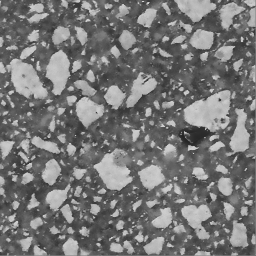
#> input picture registration/similarity-measure/multimodal/bse-4-2-1-filter.bmp, 256 x 256 px
$ jupyter execute --allow-errors crop_mi.ipynb
#> lines starting #> are read from the running program, lines starting #| are printed output that depends on the picture; long printed decimals are rounded
[cell 1]
import numpy as np
import cv2

def mutual_information(image1, image2, bins=256):
    # Calculate the histogram of the images, 这个hist_2d对应的z值是(intensity_1(image1的), intensity_2(image2的))对应出现的频率
    hist_2d, _, _ = np.histogram2d(image1.ravel(), image2.ravel(), bins=bins)

    # Calculate the joint probability distribution
    pxy = hist_2d / float(np.sum(hist_2d))
    px = np.sum(pxy, axis=1) # Marginal for x over y
    py = np.sum(pxy, axis=0) # Marginal for y over x

    # Calculate the mutual information
    px_py = px[:, None] * py[None, :]
    nzs = pxy > 0 # Non-zero joint probabilities
    mi = np.sum(pxy[nzs] * np.log(pxy[nzs] / px_py[nzs]))

    return mi

def calculate_entropy(hist):
    """根据直方图计算熵"""
    p = hist / hist.sum()
    p = p[p > 0] # 移除概率为0的项
    return -np.sum(p * np.log2(p))

# [63 lines left out: functions normalized_mutual_information, spatial_correlation, spatial_correlation_with_mask, not called in this run]

# 计算DICE分数，用来比较二值化的图像
def dice_coefficient(binary_image1, binary_image2):
    # 确保输入是二值图像
    binary_image1 = np.asarray(binary_image1).astype(np.bool_)
    binary_image2 = np.asarray(binary_image2).astype(np.bool_)

    # 计算交集和各自的元素数
    intersection = np.logical_and(binary_image1, binary_image2)
    sum1 = binary_image1.sum()
    sum2 = binary_image2.sum()

    # 计算Dice系数
    dice = 2. * intersection.sum() / (sum1 + sum2)

    return dice

img1 = np.array([
    [255, 0, 0],
    [255, 255, 255],
    [255, 255, 255],

])
img2 = np.array([
    [255, 0, 0],
    [255, 255, 255],
    [255, 255, 255],

])
img3 = np.array([
    [255, 0, 0],
    [0, 0, 255],
    [255, 0, 255],

])
img4 = np.array([
    [0, 0, 0],
    [0, 0, 0],
    [0, 0, 0],
])
print(f"dice1-2: {dice_coefficient(img1, img2)}")
print(f"dice1-3: {dice_coefficient(img1, img3)}")
print(f"dice1-4: {dice_coefficient(img1, img4)}")

[cell 2]
import matplotlib.pyplot as plt

bse_img_filter = cv2.imread('multimodal/bse-4-2-1-filter.bmp', cv2.IMREAD_GRAYSCALE)
#> bse_img_filter is the input picture: shape (256, 256); min 37, max 210, mean 118.1
ct_img_filter = cv2.imread('multimodal/ct-4-2-1-filter.bmp', cv2.IMREAD_GRAYSCALE)
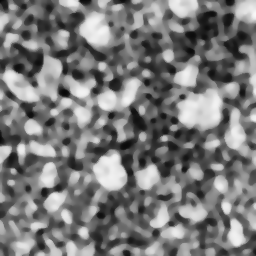
#> input picture registration/similarity-measure/multimodal/ct-4-2-1-filter.bmp, 256 x 256 px
#> ct_img_filter is the input picture: shape (256, 256); min 7, max 248, mean 121.7
print(f"processed-mi-ct: {mutual_information(bse_img_filter, ct_img_filter)}")
#> in mutual_information, `px = np.sum(pxy, axis=1)`: px = 256 values, max 0.0387 at index 68, min 0 at index 3, mean 0.00391
#> in mutual_information, `py = np.sum(pxy, axis=0)`: py = 256 values, max 0.00771 at index 84, min 0 at index 1, mean 0.00391
#> in mutual_information, `nzs = pxy > 0`:
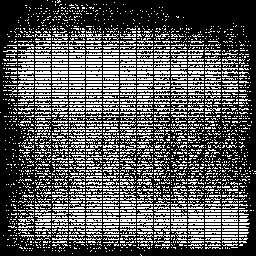
#> nzs: shape (256, 256) bool; 33.8% white in thin lines or dots
#> in mutual_information, `mi = np.sum(pxy[nzs] * np.log(pxy[nzs] / px_py[nzs]))`: mi = 0.362
#| processed-mi-ct: 0.3621

h_bse_filter = calculate_entropy(np.histogram(bse_img_filter, 256)[0])
#> in calculate_entropy, `p = hist / hist.sum()`: p has the same summary as px in mutual_information
#> in calculate_entropy, `p = p[p > 0]`: p = 174 values, max 0.0387 at index 46, min 1.53e-05 at index 171, mean 0.00575
#> h_bse_filter = 6.62
print(f"h_bse_filter: {h_bse_filter}")
#| h_bse_filter: 6.621
h_ct_filter = calculate_entropy(np.histogram(ct_img_filter, 256)[0])
#> h_ct_filter = 7.74
print(f"h_ct_filter: {h_ct_filter}")
#| h_ct_filter: 7.740


bse_img = cv2.imread('multimodal/bse-4-2-1.bmp', cv2.IMREAD_GRAYSCALE)
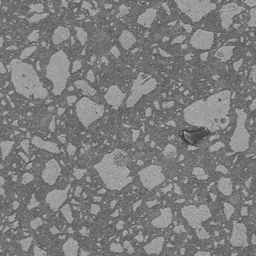
#> input picture registration/similarity-measure/multimodal/bse-4-2-1.bmp, 256 x 256 px
#> bse_img is the input picture: shape (256, 256); min 54, max 178, mean 125.3
ct_img = cv2.imread('multimodal/ct-4-2-1.bmp', cv2.IMREAD_GRAYSCALE)
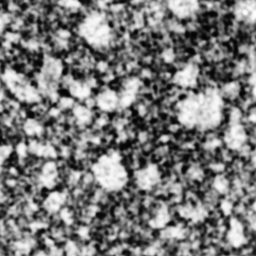
#> input picture registration/similarity-measure/multimodal/ct-4-2-1.bmp, 256 x 256 px
#> ct_img is the input picture: shape (256, 256); min 3, max 253, mean 122
print(f"original-mi-ct: {mutual_information(bse_img, ct_img)}")
#> call 2 of mutual_information, with bins = 256
#> in mutual_information (call 2), `px = np.sum(pxy, axis=1)`: px = 256 values, max 0.0514 at index 111, min 0 at index 1, mean 0.00391
#> in mutual_information (call 2), `py = np.sum(pxy, axis=0)`: py = 256 values, max 0.00581 at index 87, min 0 at index 42, mean 0.00391
#> in mutual_information (call 2), `nzs = pxy > 0`:
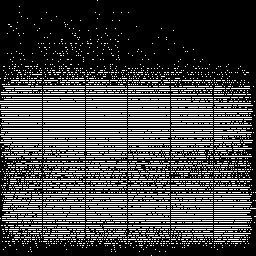
#> nzs: shape (256, 256) bool; 25.9% white in thin lines or dots
#> in mutual_information (call 2), `mi = np.sum(pxy[nzs] * np.log(pxy[nzs] / px_py[nzs]))`: mi = 0.222
#| original-mi-ct: 0.2215

h_bse = calculate_entropy(np.histogram(bse_img, 256)[0])
#> h_bse = 5.98
print(f"h_bse: {h_bse}")
#| h_bse: 5.976
h_ct = calculate_entropy(np.histogram(ct_img, 256)[0])
#> h_ct = 7.9
print(f"h_ct: {h_ct}")
#| h_ct: 7.902

print(f"mixed-mi-ct: {mutual_information(bse_img_filter, ct_img)}")
#> call 3 of mutual_information, with bins = 256
#> in mutual_information (call 3), `px = np.sum(pxy, axis=1)`: px = 256 values, max 0.0387 at index 68, min 0 at index 3, mean 0.00391
#> in mutual_information (call 3), `nzs = pxy > 0`:
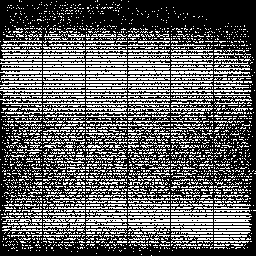
#> nzs: shape (256, 256) bool; 36.4% white in thin lines or dots
#> in mutual_information (call 3), `mi = np.sum(pxy[nzs] * np.log(pxy[nzs] / px_py[nzs]))`: mi = 0.359
#| mixed-mi-ct: 0.3587


# 设定参数
sigma_color = 50
sigma_space = 50
kernel_size = 5

kernel_size_median = 5

clahe = cv2.createCLAHE(clipLimit=3.0, tileGridSize=(4, 4))


# 应用双边滤波
filtered_img_bse = cv2.bilateralFilter(bse_img, kernel_size, sigma_color, sigma_space)
# 应用 CLAHE
filtered_img_bse = clahe.apply(filtered_img_bse)
cv2.imwrite("bse_processed.bmp", filtered_img_bse)


filtered_img_ct = cv2.medianBlur(ct_img, kernel_size_median)

h_bse_2 = calculate_entropy(np.histogram(filtered_img_bse, 256)[0])
#> h_bse_2 = 7.22
print(f"h_bse_2: {h_bse_2}")
#| h_bse_2: 7.219
print(f"new-mi-ct: {mutual_information(filtered_img_bse, filtered_img_ct)}")
#> call 4 of mutual_information, with bins = 256
#> in mutual_information (call 4), `hist_2d, _, _ = np.histogram2d(image1.ravel(), image2.ravel(), bins=bi..`:
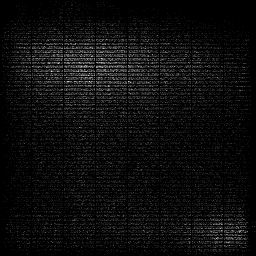
#> hist_2d: shape (256, 256) float64; min 0, max 19, mean 1; drawn with min black and max white
#> in mutual_information (call 4), `px = np.sum(pxy, axis=1)`: px = 256 values, max 0.0178 at index 66, min 0 at index 3, mean 0.00391
#> in mutual_information (call 4), `py = np.sum(pxy, axis=0)`: py = 256 values, max 0.00716 at index 81, min 0 at index 31, mean 0.00391
#> in mutual_information (call 4), `nzs = pxy > 0`:
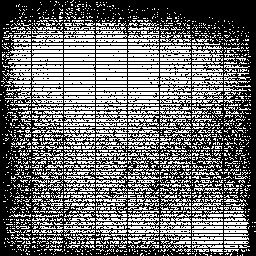
#> nzs: shape (256, 256) bool; 41.9% white in thin lines or dots
#> in mutual_information (call 4), `mi = np.sum(pxy[nzs] * np.log(pxy[nzs] / px_py[nzs]))`: mi = 0.438
#| new-mi-ct: 0.4378


# Display the images
rows, colums = 2, 3
plt.figure(figsize=(12, 8))
plt.subplot(rows, colums, 1), plt.imshow(bse_img, cmap='gray',vmin=0, vmax=255), plt.title('bse_img')
plt.subplot(rows, colums, 2), plt.imshow(ct_img, cmap='gray',vmin=0, vmax=255), plt.title('ct_img')
plt.subplot(rows, colums, 3), plt.imshow(bse_img_filter, cmap='gray',vmin=0, vmax=255), plt.title('bse_img_filter')
plt.subplot(rows, colums, 4), plt.imshow(ct_img_filter, cmap='gray',vmin=0, vmax=255), plt.title('ct_img_filter')
plt.subplot(rows, colums, 5), plt.imshow(filtered_img_bse, cmap='gray',vmin=0, vmax=255), plt.title('filtered_img_bse')
plt.subplot(rows, colums, 6), plt.imshow(filtered_img_ct, cmap='gray',vmin=0, vmax=255), plt.title('filtered_img_ct')

[cell 3]
bse_img_filter = cv2.imread('multimodal/bse-4-2-1-filter.bmp', cv2.IMREAD_GRAYSCALE)
ct_img_filter = cv2.imread('multimodal/ct-4-2-1-filter.bmp', cv2.IMREAD_GRAYSCALE)
print(f"processed-mi-ct: {mutual_information(bse_img_filter, ct_img_filter)}")
#| processed-mi-ct: 0.3621

[cell 4]
import cv2
import matplotlib.pyplot as plt
from PIL import Image
import pandas as pd

# [37 lines left out: function crop_rotate, not called in this run]


sample_index = 4
bse_sample_index = 1
zoom_times = 100
middle = zoom_times // 100
end_index = 1

file_name = f"{sample_index}-{middle}-{end_index}"
root_path = "D:/workspace/ml-workspace/registration/datasets"

# Load the images
refered_img = cv2.imread('multimodal/slice_32_enhanced_4.bmp', cv2.IMREAD_GRAYSCALE)
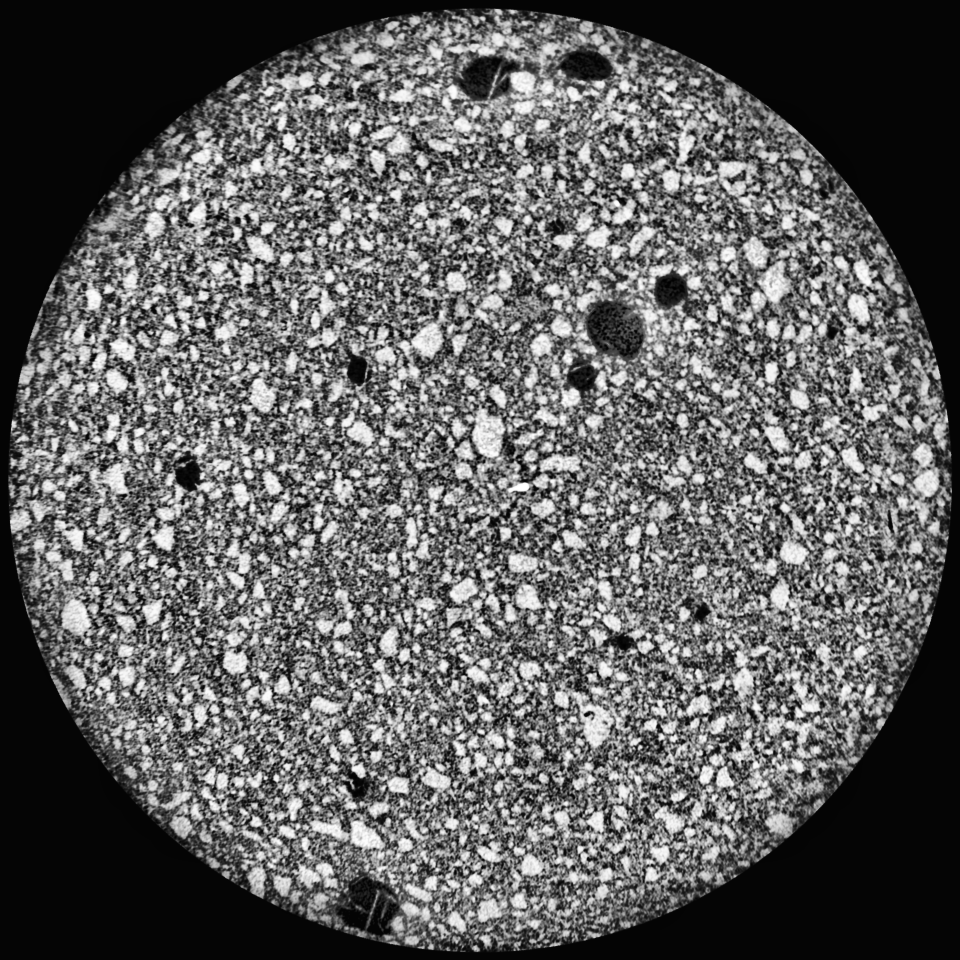
#> input picture registration/similarity-measure/multimodal/slice_32_enhanced_4.bmp, 1920 x 1920 px (shown at 1/2 size)
#> refered_img is the input picture: shape (1920, 1920); min 0, max 255, mean 94.6
floated_img = cv2.imread(f'{root_path}/sample{sample_index}/bse/s{bse_sample_index}/{zoom_times}/{file_name}-enhanced-roi-center.bmp', cv2.IMREAD_GRAYSCALE)

width, height = refered_img.shape
#> width = 1920; height = 1920
#> (the rest of this cell did not finish here and is left out)

[cell 5]
import cv2
import matplotlib.pyplot as plt
from PIL import Image
import pandas as pd

# [37 lines left out: function crop_rotate, not called in this run]


sample_index = 4
bse_sample_index = 1
zoom_times = 100
middle = zoom_times // 100
end_index = 1

file_name = f"{sample_index}-{middle}-{end_index}"
root_path = "D:/workspace/ml-workspace/registration/datasets"

# Load the images
refered_img = cv2.imread('multimodal/slice_32_enhanced_4.bmp', cv2.IMREAD_GRAYSCALE)
floated_img = cv2.imread(f'{root_path}/sample{sample_index}/bse/s{bse_sample_index}/{zoom_times}/{file_name}-matched-bse.bmp', cv2.IMREAD_GRAYSCALE)
masked_img = cv2.imread(f'{root_path}/sample{sample_index}/bse/s{bse_sample_index}/{zoom_times}/{file_name}-matched-masked.bmp', 0)

width, height = refered_img.shape
#> (the rest of this cell did not finish here and is left out)

[cell 6]
# Calculate the histogram of the images
hist_2d, _, _ = np.histogram2d(refered_img.ravel(), refered_img.ravel(), bins=256)
plt.figure(figsize=(12, 8))
plt.subplot(2, 2, 1), plt.imshow(hist_2d, cmap='gray'), plt.title('refer')

[cell 7]
# 直方图匹配
# 直方图匹配算法：ref到ori的直方图匹配
def hist_matching(ori_img, ref_img):
    # 计算直方图
    hist_original = cv2.calcHist([ori_img], [0], None, [256], [0, 256]).ravel()
    hist_reference = cv2.calcHist([ref_img], [0], None, [256], [0, 256]).ravel()

    # 计算CDF
    cdf_original = hist_original.cumsum()
    cdf_reference = hist_reference.cumsum()

    # 归一化CDF
    cdf_original = (cdf_original / cdf_original[-1]).astype(np.float32)
    cdf_reference = (cdf_reference / cdf_reference[-1]).astype(np.float32)

    # 计算映射表
    M = np.zeros(256)
    for i in range(256):
        idx = np.abs(cdf_reference - cdf_original[i]).argmin()
        M[i] = idx

    # 应用映射
    matched_image = M[ref_img.flatten()].reshape(ref_img.shape).astype(np.uint8)
    return matched_image

# 读取ct图像，这个CT图像是经过对比度增强之后的图像
ct_img = cv2.imread('spatial-correlation-statistics/ct_mini.bmp', cv2.IMREAD_GRAYSCALE)
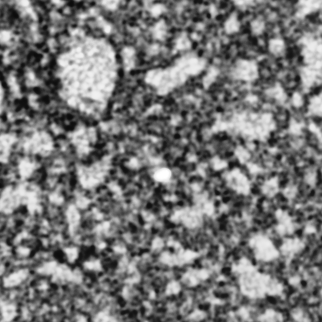
#> input picture registration/similarity-measure/spatial-correlation-statistics/ct_mini.bmp, 322 x 322 px
#> ct_img is the input picture: shape (322, 322); min 11, max 255, mean 119.3
# 读取bse图像，这个图像也是经过对比度增强之后的图像
bse_img = cv2.imread('spatial-correlation-statistics/bse_mini.bmp', cv2.IMREAD_GRAYSCALE)

ct_hist = cv2.calcHist([ct_img], [0], None, [256], [0, 256])
#> ct_hist = 256 values, max 849 at index 83, min 0 at index 0, mean 405
bse_hist = cv2.calcHist([bse_img], [0], None, [256], [0, 256])
#> bse_hist = 256 values from 0 to 0

# 把bse图像作为待匹配图像，ct图像的直方图作为目标直方图进行匹配
#> (the rest of this cell did not finish here and is left out)

#> in hist_matching, `hist_original = cv2.calcHist([ori_img], [0], None, [256], [0, 256]).ra..`: hist_original has the same summary as ct_hist outside hist_matching
#> in hist_matching, `cdf_original = hist_original.cumsum()`: cdf_original = 256 values from 0 to 103684
#> in hist_matching, `cdf_original = (cdf_original / cdf_original[-1]).astype(np.float32)`: cdf_original = 256 values from 0 to 1
#> after the loop in hist_matching, `for i in range(256):`: M = 256 values from 0 to 0
matched_bse_hist = cv2.calcHist([matched_bse], [0], None, [256], [0, 256])

# 显示图像
# 1. 源ct图像，         2. 源ct图像直方图
# 3. 源bse图像          4. 源bse图像直方图
# 5. 匹配后的bse图像    6. 匹配后bse图像直方图
plt.figure(figsize=(12, 12))
plt.subplot(3, 2, 1), plt.imshow(ct_img, cmap='gray'), plt.title('ct_img')
plt.subplot(3, 2, 2), plt.bar(range(256), ct_hist.ravel(), width=1), plt.xlim([0, 256])
plt.subplot(3, 2, 3), plt.imshow(bse_img, cmap='gray'), plt.title('bse_img')
plt.subplot(3, 2, 4), plt.bar(range(256), bse_hist.ravel(), width=1), plt.xlim([0, 256])
plt.subplot(3, 2, 5), plt.imshow(matched_bse, cmap='gray'), plt.title('matched_bse')
plt.subplot(3, 2, 6), plt.bar(range(256), matched_bse_hist.ravel(), width=1), plt.xlim([0, 256])
